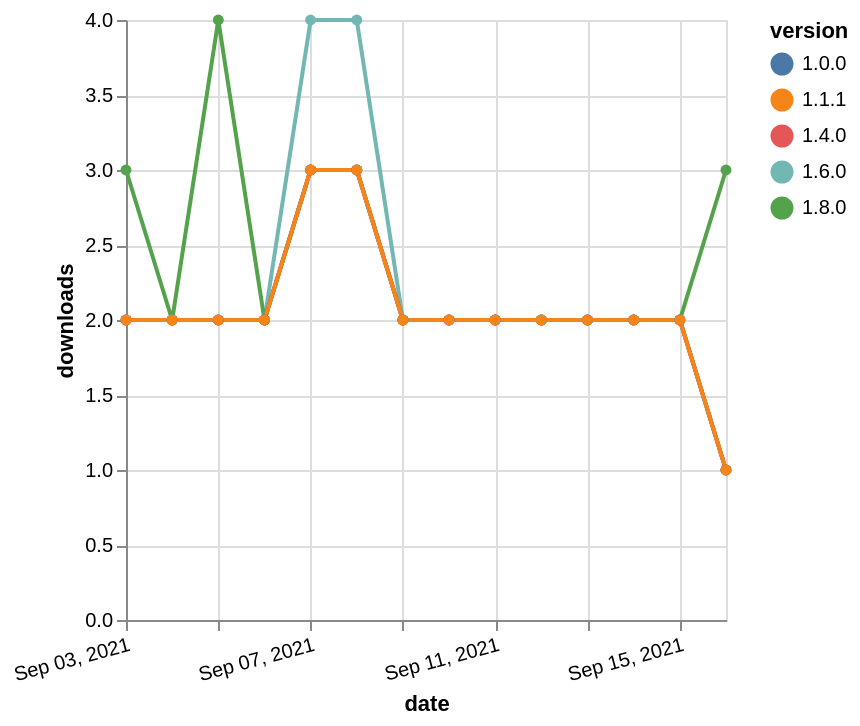

The Vega-Lite source for this figure:
### Vega-Lite specification from a JSON file in a GitHub repository (floating-point values rounded to 4 significant figures)
{"$schema": "https://vega.github.io/schema/vega-lite/v5.json", "description": "A simple bar chart with embedded data.", "data": {"values": [{"date": "2021-09-03", "total": 728, "delta": 2, "version": "1.6.0"}, {"date": "2021-09-04", "total": 730, "delta": 2, "version": "1.6.0"}, {"date": "2021-09-05", "total": 732, "delta": 2, "version": "1.6.0"}, {"date": "2021-09-06", "total": 734, "delta": 2, "version": "1.6.0"}, {"date": "2021-09-07", "total": 738, "delta": 4, "version": "1.6.0"}, {"date": "2021-09-08", "total": 742, "delta": 4, "version": "1.6.0"}, {"date": "2021-09-09", "total": 744, "delta": 2, "version": "1.6.0"}, {"date": "2021-09-10", "total": 746, "delta": 2, "version": "1.6.0"}, {"date": "2021-09-11", "total": 748, "delta": 2, "version": "1.6.0"}, {"date": "2021-09-12", "total": 750, "delta": 2, "version": "1.6.0"}, {"date": "2021-09-13", "total": 752, "delta": 2, "version": "1.6.0"}, {"date": "2021-09-14", "total": 754, "delta": 2, "version": "1.6.0"}, {"date": "2021-09-15", "total": 756, "delta": 2, "version": "1.6.0"}, {"date": "2021-09-16", "total": 757, "delta": 1, "version": "1.6.0"}, {"date": "2021-09-03", "total": 231, "delta": 3, "version": "1.8.0"}, {"date": "2021-09-04", "total": 233, "delta": 2, "version": "1.8.0"}, {"date": "2021-09-05", "total": 237, "delta": 4, "version": "1.8.0"}, {"date": "2021-09-06", "total": 239, "delta": 2, "version": "1.8.0"}, {"date": "2021-09-07", "total": 242, "delta": 3, "version": "1.8.0"}, {"date": "2021-09-08", "total": 245, "delta": 3, "version": "1.8.0"}, {"date": "2021-09-09", "total": 247, "delta": 2, "version": "1.8.0"}, {"date": "2021-09-10", "total": 249, "delta": 2, "version": "1.8.0"}, {"date": "2021-09-11", "total": 251, "delta": 2, "version": "1.8.0"}, {"date": "2021-09-12", "total": 253, "delta": 2, "version": "1.8.0"}, {"date": "2021-09-13", "total": 255, "delta": 2, "version": "1.8.0"}, {"date": "2021-09-14", "total": 257, "delta": 2, "version": "1.8.0"}, {"date": "2021-09-15", "total": 259, "delta": 2, "version": "1.8.0"}, {"date": "2021-09-16", "total": 262, "delta": 3, "version": "1.8.0"}, {"date": "2021-09-03", "total": 1664, "delta": 2, "version": "1.0.0"}, {"date": "2021-09-04", "total": 1666, "delta": 2, "version": "1.0.0"}, {"date": "2021-09-05", "total": 1668, "delta": 2, "version": "1.0.0"}, {"date": "2021-09-06", "total": 1670, "delta": 2, "version": "1.0.0"}, {"date": "2021-09-07", "total": 1673, "delta": 3, "version": "1.0.0"}, {"date": "2021-09-08", "total": 1676, "delta": 3, "version": "1.0.0"}, {"date": "2021-09-09", "total": 1678, "delta": 2, "version": "1.0.0"}, {"date": "2021-09-10", "total": 1680, "delta": 2, "version": "1.0.0"}, {"date": "2021-09-11", "total": 1682, "delta": 2, "version": "1.0.0"}, {"date": "2021-09-12", "total": 1684, "delta": 2, "version": "1.0.0"}, {"date": "2021-09-13", "total": 1686, "delta": 2, "version": "1.0.0"}, {"date": "2021-09-14", "total": 1688, "delta": 2, "version": "1.0.0"}, {"date": "2021-09-15", "total": 1690, "delta": 2, "version": "1.0.0"}, {"date": "2021-09-16", "total": 1691, "delta": 1, "version": "1.0.0"}, {"date": "2021-09-03", "total": 1024, "delta": 2, "version": "1.4.0"}, {"date": "2021-09-04", "total": 1026, "delta": 2, "version": "1.4.0"}, {"date": "2021-09-05", "total": 1028, "delta": 2, "version": "1.4.0"}, {"date": "2021-09-06", "total": 1030, "delta": 2, "version": "1.4.0"}, {"date": "2021-09-07", "total": 1033, "delta": 3, "version": "1.4.0"}, {"date": "2021-09-08", "total": 1036, "delta": 3, "version": "1.4.0"}, {"date": "2021-09-09", "total": 1038, "delta": 2, "version": "1.4.0"}, {"date": "2021-09-10", "total": 1040, "delta": 2, "version": "1.4.0"}, {"date": "2021-09-11", "total": 1042, "delta": 2, "version": "1.4.0"}, {"date": "2021-09-12", "total": 1044, "delta": 2, "version": "1.4.0"}, {"date": "2021-09-13", "total": 1046, "delta": 2, "version": "1.4.0"}, {"date": "2021-09-14", "total": 1048, "delta": 2, "version": "1.4.0"}, {"date": "2021-09-15", "total": 1050, "delta": 2, "version": "1.4.0"}, {"date": "2021-09-16", "total": 1051, "delta": 1, "version": "1.4.0"}, {"date": "2021-09-03", "total": 1468, "delta": 2, "version": "1.1.1"}, {"date": "2021-09-04", "total": 1470, "delta": 2, "version": "1.1.1"}, {"date": "2021-09-05", "total": 1472, "delta": 2, "version": "1.1.1"}, {"date": "2021-09-06", "total": 1474, "delta": 2, "version": "1.1.1"}, {"date": "2021-09-07", "total": 1477, "delta": 3, "version": "1.1.1"}, {"date": "2021-09-08", "total": 1480, "delta": 3, "version": "1.1.1"}, {"date": "2021-09-09", "total": 1482, "delta": 2, "version": "1.1.1"}, {"date": "2021-09-10", "total": 1484, "delta": 2, "version": "1.1.1"}, {"date": "2021-09-11", "total": 1486, "delta": 2, "version": "1.1.1"}, {"date": "2021-09-12", "total": 1488, "delta": 2, "version": "1.1.1"}, {"date": "2021-09-13", "total": 1490, "delta": 2, "version": "1.1.1"}, {"date": "2021-09-14", "total": 1492, "delta": 2, "version": "1.1.1"}, {"date": "2021-09-15", "total": 1494, "delta": 2, "version": "1.1.1"}, {"date": "2021-09-16", "total": 1495, "delta": 1, "version": "1.1.1"}]}, "width": "container", "mark": {"type": "line", "point": {"filled": true}}, "encoding": {"x": {"field": "date", "type": "temporal", "timeUnit": "yearmonthdate", "title": "date", "axis": {"labelAngle": -15}}, "y": {"field": "delta", "type": "quantitative", "title": "downloads"}, "color": {"field": "version", "type": "nominal"}, "tooltip": {"field": "delta"}}}
